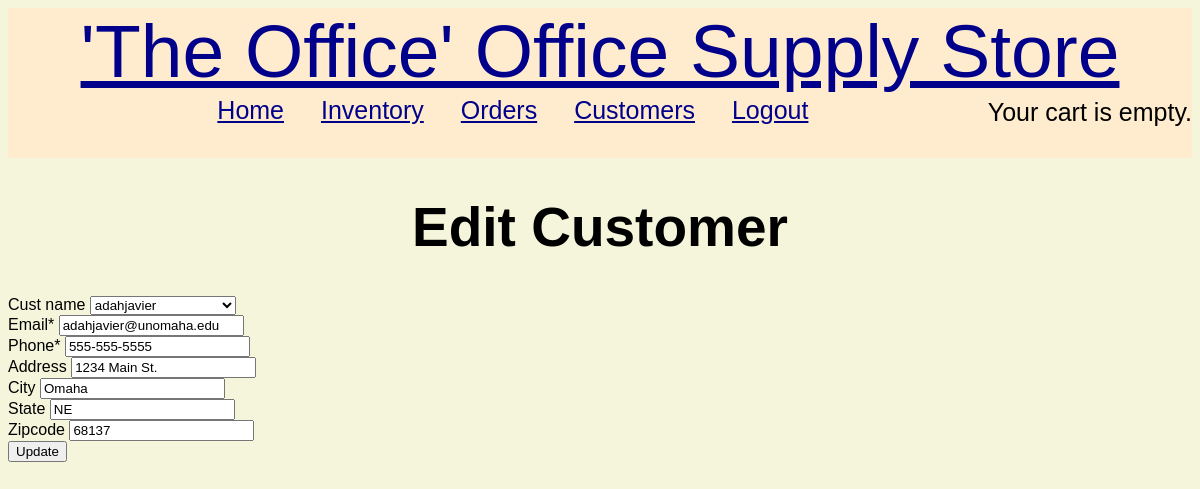
Page /customer/2/edit/ (signed in) on the committed database.
### TOOSS/models.py (models this page shows, shortened)
class Customer(models.Model):
    cust_name = models.ForeignKey(User, on_delete=models.CASCADE, null=True, blank=True)
    fname = models.CharField(max_length=100, blank=True)
    lname = models.CharField(max_length=100, blank=True)
    email = models.EmailField(max_length=100)
    phone = models.CharField(max_length=20)
    address = models.CharField(max_length=200, null=True, blank=True)
    city = models.CharField(max_length=50, null=True, blank=True)
    state = models.CharField(max_length=2, null=True, blank=True)
    zipcode = models.CharField(max_length=10, null=True, blank=True)

### TOOSS/views.py (the view)
# urls.py: path('customer/<int:pk>/edit/', views.customer_edit, name='customer_edit'),
@login_required
def customer_edit(request, pk):
    customer = get_object_or_404(Customer, pk=pk)
    if request.method == "POST":
        form = CustomerForm(request.POST, instance=customer)
        if form.is_valid():
            customer = form.save(commit=False)
            customer.updated_date = timezone.now()
            customer.save()
            customer = Customer.objects.filter()
            return render(request, 'TOOSS/customer_list.html',
                          {'customers': customer})
    else:
        form = CustomerForm(instance=customer)
    return render(request, 'TOOSS/customer_edit.html', {'form': form})

### TOOSS/forms.py
class CustomerForm(forms.ModelForm):
    class Meta:
        model = Customer
        fields = ('cust_name', 'email', 'phone', 'address', 'city', 'state', 'zipcode')

### TOOSS/templates/TOOSS/customer_edit.html (shortened to what this page needs)
<!DOCTYPE html>
<html lang="en">
{% extends 'TOOSS/base.html' %}
{% load crispy_forms_tags %}
{% block content %}
    <h1>Edit Customer</h1>
    <form method="POST" class="customer-form">{% csrf_token %}
        {{ form|crispy }}
        <button type="submit" class="btn btn-primary">Update</button>
    </form>
{% endblock %}

### TOOSS/static/css/stylesheet.css (style rules this page uses)
body { font-family:"Comic Sans MS", sans-serif; }
h1 { text-align: center; font-size: 55px; }

### TOOSS/templates/TOOSS/customer_edit.html (style rules this page uses)
body { background-color: beige; }

### rows in the picture
Customer: cust_name "adahjavier", email "adahjavier@unomaha.edu", phone "555-555-5555", address "1234 Main St.", city "Omaha", state "NE", zipcode "68137"
